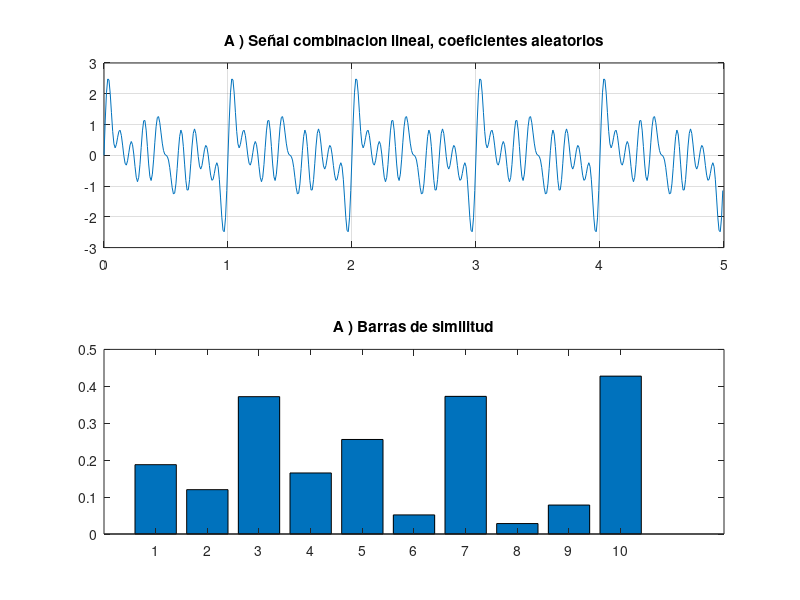
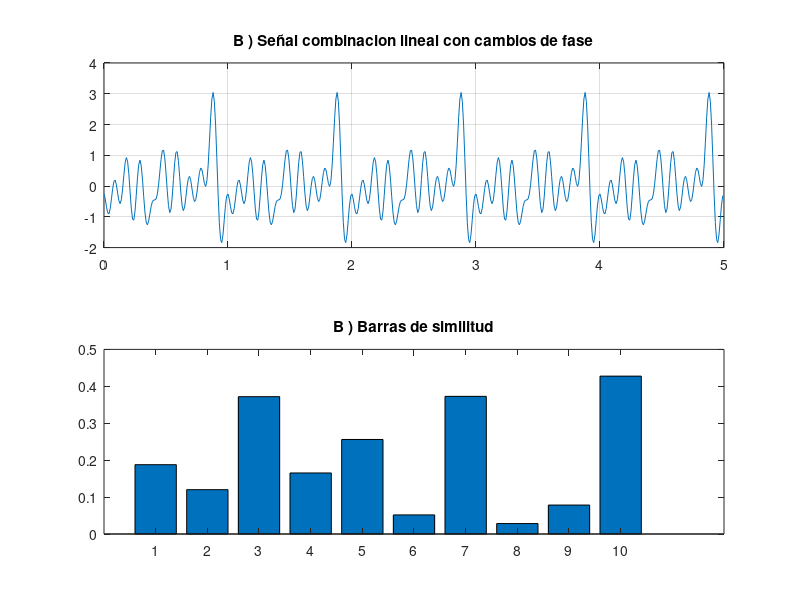
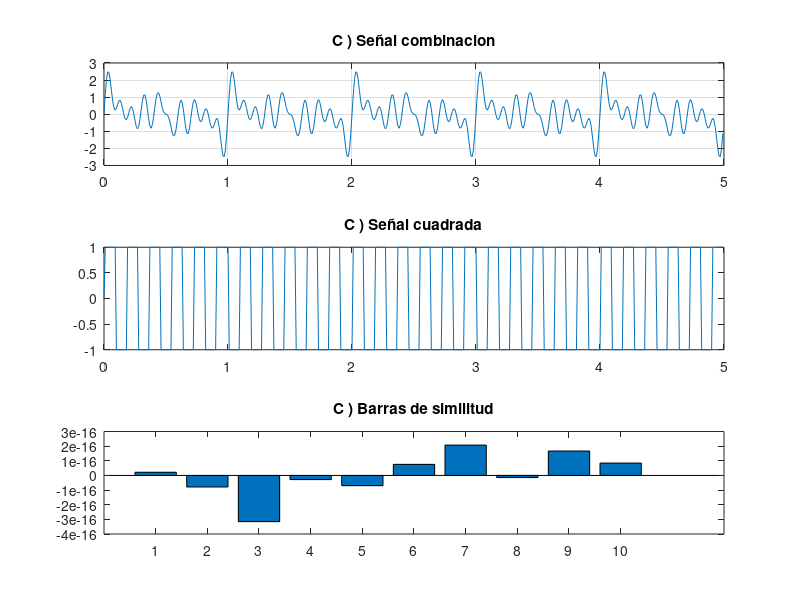

Write the MATLAB code that produced these figures, in order.
#Ejercicio 4
clear all;
cla;
clc;
##--------------------------SENOIDAL---------------------#
A=1;
fs=1:1:10;
fm=100;
tf=5;
ti=0;
T=1/fm;
t=ti:T:tf-T;
fase=0;
alfa=rand(10,1);
#----------------------------------------------------------------A----------------------------------------------------------------#
#Genero las diez señales
yA=zeros(length(fs),length(t)); #Primer indice frecuencia, segundo indice tiempo
ysumA=zeros(length(t),1);#combinacion lineal

for j=1:length(t)
  for i=1:length(fs)
    yA(i,j)=A*sin(2*pi*fs(i)*t(j)+fase);
    ysumA(j)+=alfa(i)*yA(i,j);
  endfor
endfor

figure(1)
subplot(2,1,1)
plot(t,ysumA);
title('A ) Señal combinacion lineal, coeficientes aleatorios');
grid on;
hold on;
#Calculo de similitud + grafico de barras
for i=1:length(fs)
  similitud(i)=dot(ysumA,yA(i,:))/dot(ysumA,ysumA);
endfor
subplot(2,1,2)
bar(similitud)
title('A ) Barras de similitud');

#----------------------------------------------------------------B----------------------------------------------------------------#
#Genero las diez señales con cambios de fase
yB=zeros(length(fs),length(t)); #Primer indice frecuencia, segundo indice tiempo
ysumB=zeros(length(t),1);#combinacion lineal
fase=-1:0.2:1;
for j=1:length(t)
  for i=1:length(fs)
    yB(i,j)=A*sin(2*pi*fs(i)*t(j)+fase(i)*pi);
    ysumB(j)+=alfa(i)*yB(i,j);
  endfor
endfor

figure(2)
subplot(2,1,1)
plot(t,ysumB);
title('B ) Señal combinacion lineal con cambios de fase');
grid on;
hold on;
#Calculo de similitud + grafico de barras
for i=1:length(fs)
  similitud(i)=dot(ysumB,yB(i,:))/dot(ysumB,ysumB);
endfor
subplot(2,1,2)
bar(similitud)
title('B ) Barras de similitud');

#----------------------------------------------------------------C----------------------------------------------------------------#
#Genero las diez señales con cambios de fase
cua=zeros(length(t),1);
cua=sign(sin(2*pi*5.5*t)/(1/5.5));

figure(3)
subplot(3,1,1)
plot(t,ysumA);
title('C ) Señal combinacion');
grid on;
hold on;
subplot(3,1,2)
plot(t,cua);
title('C ) Señal cuadrada');
#Calculo de similitud + grafico de barras
for i=1:length(fs)
  similitud(i)=dot(yA(i,:),cua)/dot(cua,cua);
endfor
subplot(3,1,3)
bar(similitud)
title('C ) Barras de similitud');
